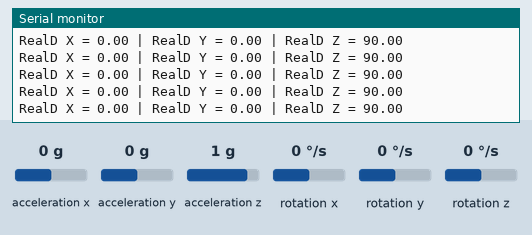
Simulated run of this sketch. Board: Arduino Uno, built with avr-gcc and run on an emulated ATmega328P. On the bench: the last lines printed to the serial monitor. Wiring (inferred from the names in the program): MPU-6050 motion sensor at I2C address 0x68. The test bench sets the inputs (shaded band); at power-on: acceleration x 0 g, acceleration y 0 g, acceleration z 1 g, rotation x 0 °/s, rotation y 0 °/s, rotation z 0 °/s.

Above: at 1.2 s.
1.3 s: acceleration x set to -1.4 g
At 1.41 s:
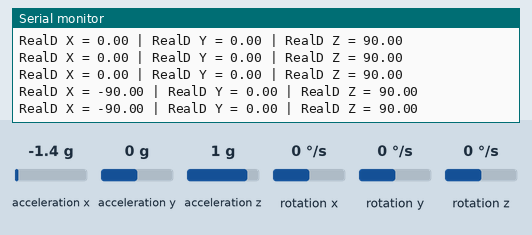
4.3 s: acceleration y set to -1.4 g
At 4.39 s:
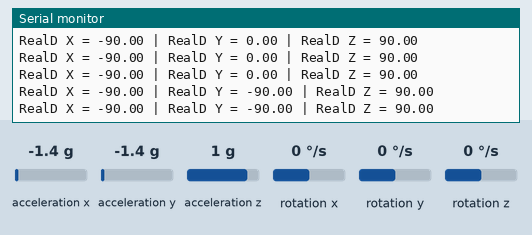
7.3 s: acceleration z set to 0 g
At 7.31 s:
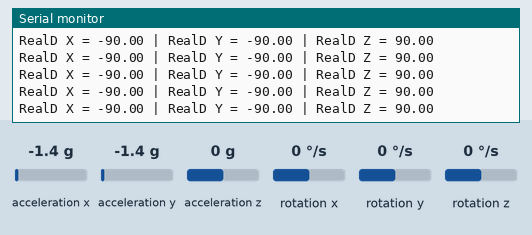
13.3 s: acceleration x set to 0 g
At 13.32 s:
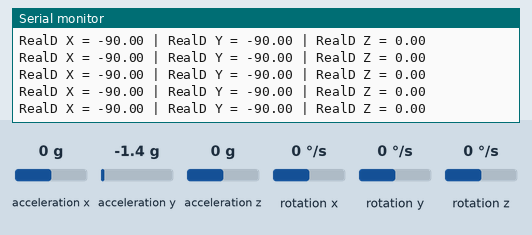
16.3 s: acceleration y set to 0.8 g
At 16.3 s:
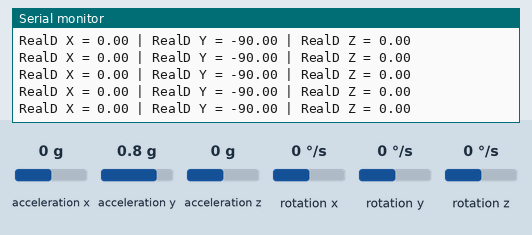
19.3 s: acceleration z set to -1.4 g
At 19.4 s:
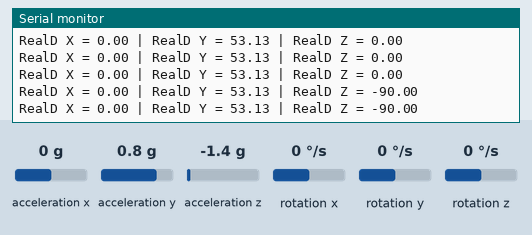
Timing chart, 0 to 22.3 s (numbered marks = the images above; inputs shaded):
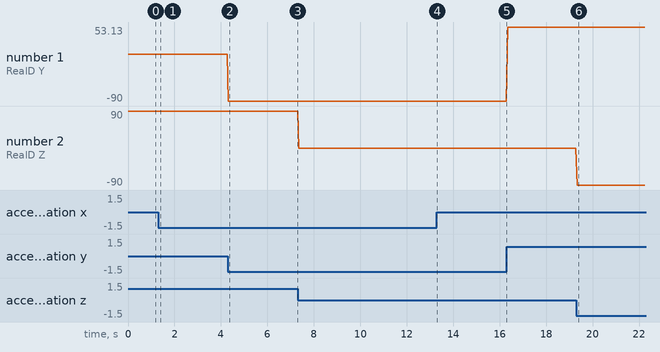

Measured:
- after the input at 1.3 s, the serial monitor: prints a new line after 0.05 s (image 1)
- after the input at 4.3 s, the serial monitor: prints a new line at once (image 2)
- after the input at 19.3 s, the serial monitor: prints a new line at once (image 6)
- plotted number 1: -90 → 53.13 after the input at 16.3 s
- plotted number 2: 90 → 0 after the input at 7.3 s, 0 → -90 after the input at 19.3 s

The sketch:

dataindegree.ino
```cpp
#include <SPI.h>
#include <Wire.h>
#include <Servo.h>
const int MPU_addr=0x68;
using namespace std;

Servo ServoX, ServoY, ServoZ;
double AcX,AcY,AcZ,Tmp,GyX,GyY,GyZ;
double aX,DaX,aY,DaY,aZ,DaZ,RealDX,RealDY,RealDZ;
short LS11 = 0;
short LS15 = 0;
short LS21 = 0;
short LS25 = 0;
short LS31 = 0;
short LS35 = 0;
short LS41 = 0;
short LS45 = 0;
short AntrLin = 0;
short AntrRec = 0;
short ReinVor = 0;
short ReinHin = 0;

void setup(){
  Wire.begin();
  Wire.beginTransmission(MPU_addr);
  Wire.write(0x6B);  // PWR_MGMT_1 register
  Wire.write(0);     // set to zero (wakes up the MPU-6050)
  Wire.endTransmission(true);
  Serial.begin(9600);
}

void mpu(){
  Wire.beginTransmission(MPU_addr);
  Wire.write(0x3B);  // starting with register 0x3B (ACCEL_XOUT_H)
  Wire.endTransmission(false);
  Wire.requestFrom(MPU_addr,14,true);  // request a total of 14 registers
  AcX=Wire.read()<<8|Wire.read();  // 0x3B (ACCEL_XOUT_H) & 0x3C (ACCEL_XOUT_L)
  AcY=Wire.read()<<8|Wire.read();  // 0x3D (ACCEL_YOUT_H) & 0x3E (ACCEL_YOUT_L)
  AcZ=Wire.read()<<8|Wire.read();  // 0x3F (ACCEL_ZOUT_H) & 0x40 (ACCEL_ZOUT_L)
  Tmp=Wire.read()<<8|Wire.read();  // 0x41 (TEMP_OUT_H) & 0x42 (TEMP_OUT_L)
  GyX=Wire.read()<<8|Wire.read();  // 0x43 (GYRO_XOUT_H) & 0x44 (GYRO_XOUT_L)
  GyY=Wire.read()<<8|Wire.read();  // 0x45 (GYRO_YOUT_H) & 0x46 (GYRO_YOUT_L)
  GyZ=Wire.read()<<8|Wire.read();  // 0x47 (GYRO_ZOUT_H) & 0x48 (GYRO_ZOUT_L)
  aX=AcX/16384;
  if (aX > 1){
    aX = 1;
  }
  if (aX < -1){
    aX = -1;
  }
  DaX=asin(aX);
  RealDX = DaX * 180/PI;

  aY=AcY/16384;
  if (aY > 1){
    aY = 1;
  }
  if (aY < -1){
    aY = -1;
  }
  DaY=asin(aY);
  RealDY = DaY * 180/PI;
  aZ=AcZ/16384;

  if (aZ > 1){
    aZ = 1;
  }
  if (aZ < -1){
    aZ = -1;
  }
  DaZ=asin(aZ);
  RealDZ = DaZ * 180/PI;
}


void loop() {
  mpu();
  Serial.print("RealD X = ");Serial.print(RealDX);
  Serial.print(" | RealD Y = ");Serial.print(RealDY);
  Serial.print(" | RealD Z = ");Serial.println(RealDZ);
  delay(50);
}
```
